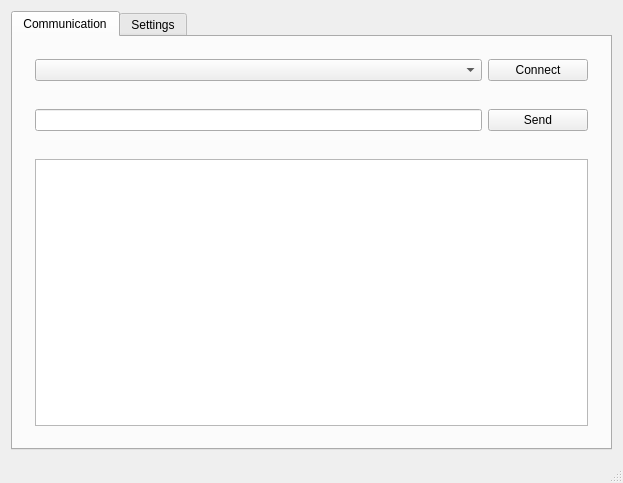
<?xml version="1.0" encoding="UTF-8"?>
<ui version="4.0">
 <class>ClockLEDClass</class>
 <widget class="QMainWindow" name="ClockLEDClass">
  <property name="geometry">
   <rect>
    <x>0</x>
    <y>0</y>
    <width>623</width>
    <height>483</height>
   </rect>
  </property>
  <property name="windowTitle">
   <string>ClockLED</string>
  </property>
  <widget class="QWidget" name="centralWidget">
   <layout class="QVBoxLayout" name="verticalLayout_3">
    <item>
     <widget class="QTabWidget" name="tabCommunication">
      <property name="currentIndex">
       <number>0</number>
      </property>
      <widget class="QWidget" name="tab">
       <attribute name="title">
        <string>Communication</string>
       </attribute>
       <layout class="QVBoxLayout" name="verticalLayout">
        <item>
         <widget class="QWidget" name="widgetConnection" native="true">
          <layout class="QHBoxLayout" name="horizontalLayout">
           <item>
            <widget class="QComboBox" name="comboBoxSerialPort"/>
           </item>
           <item>
            <widget class="QPushButton" name="ButtonConnect">
             <property name="minimumSize">
              <size>
               <width>100</width>
               <height>0</height>
              </size>
             </property>
             <property name="maximumSize">
              <size>
               <width>100</width>
               <height>16777215</height>
              </size>
             </property>
             <property name="text">
              <string>Connect</string>
             </property>
            </widget>
           </item>
          </layout>
         </widget>
        </item>
        <item>
         <widget class="QWidget" name="widgetSend" native="true">
          <layout class="QHBoxLayout" name="horizontalLayout_4">
           <item>
            <widget class="QLineEdit" name="lineEditSendText"/>
           </item>
           <item>
            <widget class="QPushButton" name="ButtonSend">
             <property name="minimumSize">
              <size>
               <width>100</width>
               <height>0</height>
              </size>
             </property>
             <property name="maximumSize">
              <size>
               <width>100</width>
               <height>16777215</height>
              </size>
             </property>
             <property name="text">
              <string>Send</string>
             </property>
            </widget>
           </item>
          </layout>
         </widget>
        </item>
        <item>
         <widget class="QWidget" name="widgetOutput" native="true">
          <layout class="QHBoxLayout" name="horizontalLayout_5">
           <item>
            <widget class="QPlainTextEdit" name="plainTextEditOutput"/>
           </item>
          </layout>
         </widget>
        </item>
       </layout>
      </widget>
      <widget class="QWidget" name="tabSettings">
       <attribute name="title">
        <string>Settings</string>
       </attribute>
       <layout class="QVBoxLayout" name="verticalLayout_2">
        <item>
         <widget class="QWidget" name="widgetSettings" native="true">
          <property name="enabled">
           <bool>true</bool>
          </property>
          <layout class="QGridLayout" name="gridLayout">
           <item row="3" column="1">
            <widget class="QComboBox" name="cbSettingParity"/>
           </item>
           <item row="4" column="1">
            <widget class="QComboBox" name="cbSettingStopbit"/>
           </item>
           <item row="2" column="0">
            <widget class="QLabel" name="lblSettingDatabit">
             <property name="text">
              <string>Databit</string>
             </property>
            </widget>
           </item>
           <item row="2" column="1">
            <widget class="QComboBox" name="cbSettingDatabit"/>
           </item>
           <item row="4" column="0">
            <widget class="QLabel" name="lblSettingStopbit">
             <property name="text">
              <string>Stopbit</string>
             </property>
            </widget>
           </item>
           <item row="3" column="0">
            <widget class="QLabel" name="lblSettingParity">
             <property name="text">
              <string>Parity</string>
             </property>
            </widget>
           </item>
           <item row="1" column="0">
            <widget class="QLabel" name="lblSettingBaud">
             <property name="text">
              <string>Baud</string>
             </property>
            </widget>
           </item>
           <item row="1" column="1">
            <widget class="QComboBox" name="cbSettingBaud"/>
           </item>
           <item row="5" column="0">
            <spacer name="verticalSpacer">
             <property name="orientation">
              <enum>Qt::Vertical</enum>
             </property>
             <property name="sizeHint" stdset="0">
              <size>
               <width>20</width>
               <height>40</height>
              </size>
             </property>
            </spacer>
           </item>
          </layout>
         </widget>
        </item>
       </layout>
      </widget>
     </widget>
    </item>
   </layout>
  </widget>
  <widget class="QStatusBar" name="statusBar"/>
 </widget>
 <layoutdefault spacing="6" margin="11"/>
 <resources>
  <include location="ClockLED.qrc"/>
 </resources>
 <connections/>
</ui>
